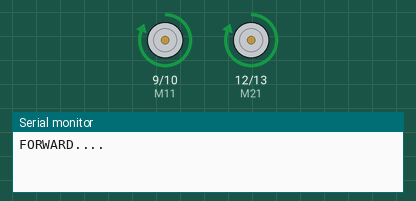
A sketch run on a simulated Arduino Uno, built with avr-gcc and run on an emulated ATmega328P. Shown: motor-driver pin pairs drawn as motors (green arrow = first pin HIGH = forward, orange = second pin HIGH = backward, longer = more drive, scaled by the enable pin), the last lines printed to the serial monitor.

Above: at 2.5 s.
At 12.5 s:
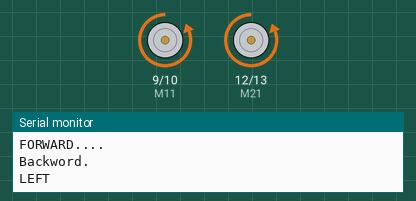
At 22.5 s:
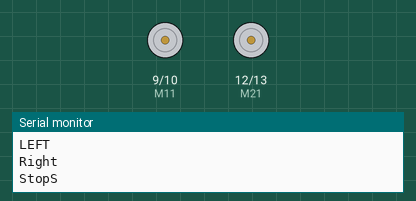
Timing chart, 0 to 32.5 s (numbered marks = the images above):
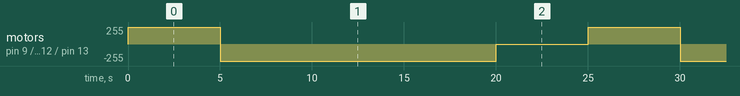

Measured:
- by itself, motor on pin 9 (M11) / pin 10 (M12), motor on pin 12 (M21) / pin 13 (M22): repeats every 25.0 s: backward 255/255 15.0 s, stopped 5.0 s, forward 255/255 5.0 s

The sketch:

Code_v1_1v.ino
```cpp
/*********TACHLOG powered********
*********www.troncart.com*******
**electronics components online**
***********TRONCAR**************
***********25-03-2019**************
*V1.1v
*/


const int M11 = 9;// Maping the Motor Driver Pins
const int M12 = 10;
const int M21 = 12;
const int M22 = 13;
const int E1 = 8;
const int E2 = 11;


  void setup()

    {
      pinMode(M11,OUTPUT);//Configuring the Pin As output
      pinMode(M12,OUTPUT);
      pinMode(M21,OUTPUT);
      pinMode(M22,OUTPUT);
      pinMode(E1,OUTPUT);
      pinMode(E2,OUTPUT);

      Serial.begin(9600); // Starts the serial communication
    }

      void loop()

       {

         Serial.println("FORWARD....");
      forward();
      delay(5000);
      Serial.println("Backword.");
      backward();
      delay(5000);
      Serial.println("LEFT");
      left();
      delay(5000);
      Serial.println("Right");

      right();
      delay(5000);
      Serial.println("StopS");
      stop_car();
      delay(5000);


       }
       void forward()
       {
         digitalWrite(M11,HIGH);
         digitalWrite(M12,LOW);
         digitalWrite(M21,HIGH);
         digitalWrite(M22,LOW);
         digitalWrite(E1,HIGH);
         digitalWrite(E2,HIGH);
       }
       void backward()
       {
         digitalWrite(M12,HIGH);
         digitalWrite(M11,LOW);
         digitalWrite(M22,HIGH);
         digitalWrite(M21,LOW);
         digitalWrite(E1,HIGH);
         digitalWrite(E2,HIGH);
       }
        void left()
       {
         digitalWrite(M12,HIGH);
         digitalWrite(M11,LOW);
         digitalWrite(M22,HIGH);
         digitalWrite(M21,LOW);
         digitalWrite(E1,HIGH);
         digitalWrite(E2,HIGH);
       }

        void right()
       {
         digitalWrite(M12,HIGH);
         digitalWrite(M11,LOW);
         digitalWrite(M22,HIGH);
         digitalWrite(M21,LOW);
         digitalWrite(E1,HIGH);
         digitalWrite(E2,HIGH);
       }

        void stop_car()
       {
         digitalWrite(E1,LOW);
         digitalWrite(E2,LOW);
       }
```
